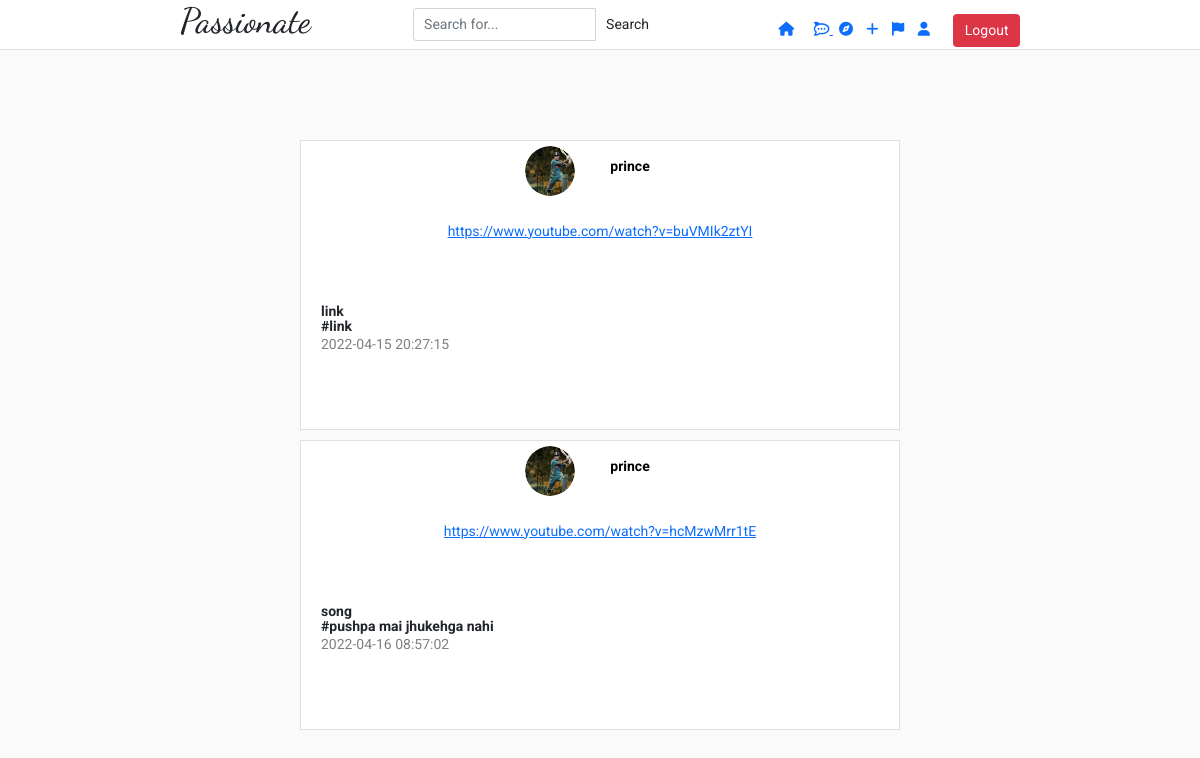
The app's page /link-home.php with its own data.
### tables this page shows
CREATE TABLE `post_link` (
  `id` int(11) NOT NULL,
  `usr_name` varchar(255) NOT NULL,
  `post_link` varchar(255) NOT NULL,
  `link_caption` varchar(255) NOT NULL,
  `link_hashtag` varchar(255) NOT NULL,
  `dt` datetime NOT NULL DEFAULT current_timestamp()
);

CREATE TABLE `usr_bio` (
  `SrNo` int(11) NOT NULL,
  `usr_name` varchar(255) NOT NULL,
  `bio` text NOT NULL,
  `img_path` varchar(255) NOT NULL,
  `dt` datetime NOT NULL DEFAULT current_timestamp()
);

### link-home.php (the view, shortened to what this page needs)
<?php include('server.php');?>
<!DOCTYPE html>
<html lang="en">
<head>
  <link rel="stylesheet" href="https://cdn.jsdelivr.net/npm/bootstrap@5.1.3/dist/css/bootstrap.min.css" />
  <link rel="stylesheet" href="link-style.css" />
  <link rel="stylesheet" href="https://pro.fontawesome.com/releases/v5.10.0/css/all.css" />
</head>
<body>
    <nav class="navbar">
    <div class="nav-wrapper">
      <h1 style="font-family: 'Dancing Script', cursive;">Passionate</h1>
      <form action="search.php" method="POST" id="new">
        <div class="input-group search">
          <input type="text" class="form-control" name="search" placeholder="Search for...">
          <span class="input-group-btn">
            <input class="btn btn-default" type="submit" value="Search" />
          </span>
        </div>
      </form>
      <div class="nav-items">
        <a href="home.php"><i class="icon fas fa-home" style="padding-left: 6px;"></i></a>
        <a href="login.php"><i class="fa-brands fa-rocketchat" style="padding-left: 6px;"></i>
          <a href="section.php"><i class="fa-solid fa-compass" style="padding-left: 6px;"></i></a>
          <a href="camera.php"><i class="icon fas fa-plus"></i></a>
          <a href="report.php"><i class="fa-solid fa-flag"></i></a>
          <div class="icon user-profile">
            <a href="profile.php"><i class="fas fa-user"></i></a>
          </div>
          <a href="sign-in.php?logout='1'"><button type="button" class="btn btn-danger">Logout</button></a>
      </div>
    </div>
  </nav>
  <section class="main">
    <div style="display:block;" class="line">
      <?php
      $conn = mysqli_connect("localhost", "root", "", "passionate");
      $sql = "SELECT * FROM post_link";
      $query = mysqli_query($conn, $sql);
      while ($row = mysqli_fetch_assoc($query)) {
        $usr_name = $row['usr_name'];
        $sql2 = "SELECT img_path from usr_bio WHERE usr_name = '$usr_name' ";
        $query2=mysqli_query($con, $sql2);
        $select= mysqli_fetch_assoc($query2);
        $post = '<div class="post">
                                  <div class="info">
                                    <div class="user">
                                    <div class="profile-pic">
                                    <img src="'.$select['img_path'].'"  >
                                    </div>
                                      <p class="username">'.$row['usr_name'].'</p>
                                    </div>
                                  </div>
                                  <div class="link">
                                  <span> <a target="_blank" href="' . $row['post_link'] . '">' . $row['post_link'] . '</a> </span>
                                  </div>
                                  <div class="post-content">
                                  <div class="reaction-wrapper" style="display: block;">
                                    <br><br><p class="description">
                                    <span>' . $row['link_caption'] . '</span>
                                  </p>
                                  <p class="description">
                                    <span>' . $row['link_hashtag'] . '</span>
                                  </p>
                                  <p class="post-time">' . $row['dt'] . '</p>
                                  </div>
                                </div>
                            </div>';
        echo $post;
      }
      ?>
    </div>
  </section>
</body>
</html>

### link-style.css (style rules this page uses)
* { margin: 0; padding: 0; box-sizing: border-box; font-family: "Roboto", sans-serif; font-size: 14px; }
body { width: 100%; background: #fafafa; position: relative; font-family: "Roboto", sans-serif; padding-top: 40px; }
.navbar { position: fixed; top: 0; left: 0; width: 100%; height: 50px; background: #fff; border-bottom: 1px solid #dfdfdf; display: flex; justify-content: center; padding: 5px 0; z-index: 1; }
.nav-wrapper { width: 70%; max-width: 1000px; height: 100%; display: flex; justify-content: space-between; align-items: center; }
.nav-items { height: 22px; position: relative; }
.icon { height: 100%; cursor: pointer; margin: 0 10px; display: inline-block; }
.user-profile { width: 22px; border-radius: 50%; }
.main { width: 100%; padding: 40px; display: flex; justify-content: center; margin-top: 50px; }
.profile-pic { width: 70px; height: 70px; border-radius: 50%; overflow: hidden; padding: 3px; background: linear-gradient(45deg, rgb(255, 230, 0), rgb(255, 0, 128) 80%); }
.profile-pic img { width: 100%; height: 100%; object-fit: cover; border-radius: 50%; border: 2px solid #fff; }
.username { width: 100%; overflow: hidden; text-align: center; font-size: 12px; margin-top: 5px; color: rgba(0, 0, 0, 0.5); }
.post { width: 600px; height: 290px; background: #fff; border: 1px solid #dfdfdf; margin-top: 10px; }
.info { width: 100%; height: 60px; display: flex; justify-content: center; align-items: center; padding: 0 20px; }
.info .username { width: 90px; font-weight: bold; font-size: 14px; color: #000; margin-left: 10px; }
.info .user { display: flex; align-items: center; }
.info .profile-pic { width: 50px; height: 50px; padding: 0; background: none; }
.info .profile-pic img { border: none; }
.link { width: 100%; height: 60px; display: flex; justify-content: center; align-items: center; padding: 0 20px; }
.link span { margin-left: 20px; margin-right: 20px; }
.post-content { width: 100%; padding: 20px; }
.description { margin: 1px 0; font-size: 14px; line-height: 14px; }
.description span { font-weight: bold; margin-right: 20px; }
.post-time { color: rgba(0, 0, 0, 0.5); font-size: 14px; }
.reaction-wrapper { width: 100%; height: 50px; display: flex; margin-top: -20px; align-items: center; }

### records on screen
post_link: usr_bio.img_path (picture), usr_name "prince", post_link "https://www.youtube.com/watch?v=buVMIk2ztYI", link_caption "link", link_hashtag "#link", dt "2022-04-15 20:27:15"
post_link: usr_bio.img_path (picture), usr_name "prince", post_link "https://www.youtube.com/watch?v=hcMzwMrr1tE", link_caption "song", link_hashtag "#pushpa mai jhukehga nahi", dt "2022-04-16 08:57:02"
